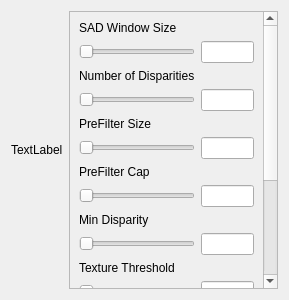
<?xml version="1.0" encoding="UTF-8"?>
<ui version="4.0">
 <class>StereoTuner</class>
 <widget class="QWidget" name="StereoTuner">
  <property name="geometry">
   <rect>
    <x>0</x>
    <y>0</y>
    <width>289</width>
    <height>300</height>
   </rect>
  </property>
  <property name="windowTitle">
   <string>Form</string>
  </property>
  <layout class="QGridLayout" name="gridLayout">
   <item row="1" column="1">
    <widget class="QScrollArea" name="scrollArea">
     <property name="verticalScrollBarPolicy">
      <enum>Qt::ScrollBarAlwaysOn</enum>
     </property>
     <property name="horizontalScrollBarPolicy">
      <enum>Qt::ScrollBarAlwaysOff</enum>
     </property>
     <property name="widgetResizable">
      <bool>true</bool>
     </property>
     <widget class="QWidget" name="scrollAreaWidgetContents">
      <property name="geometry">
       <rect>
        <x>0</x>
        <y>0</y>
        <width>192</width>
        <height>462</height>
       </rect>
      </property>
      <layout class="QGridLayout" name="gridLayout_2">
       <item row="13" column="0">
        <widget class="QSlider" name="uniquenessRatioSlider">
         <property name="orientation">
          <enum>Qt::Horizontal</enum>
         </property>
        </widget>
       </item>
       <item row="4" column="0">
        <widget class="QLabel" name="preFilterSizeLabel">
         <property name="text">
          <string>PreFilter Size</string>
         </property>
        </widget>
       </item>
       <item row="14" column="0">
        <widget class="QLabel" name="speckleWindowSizeLabel">
         <property name="text">
          <string>SpeckleWindow Size</string>
         </property>
        </widget>
       </item>
       <item row="12" column="0">
        <widget class="QLabel" name="uniquenessRatioLabel">
         <property name="text">
          <string>Uniqueness Ratio</string>
         </property>
        </widget>
       </item>
       <item row="17" column="0">
        <widget class="QSlider" name="speckleRangeSlider">
         <property name="orientation">
          <enum>Qt::Horizontal</enum>
         </property>
        </widget>
       </item>
       <item row="8" column="0">
        <widget class="QLabel" name="minDisparityLabel">
         <property name="text">
          <string>Min Disparity</string>
         </property>
        </widget>
       </item>
       <item row="10" column="0">
        <widget class="QLabel" name="textureThresholdLabel">
         <property name="text">
          <string>Texture Threshold</string>
         </property>
        </widget>
       </item>
       <item row="1" column="1">
        <widget class="QLineEdit" name="SADWindowSizeLineInput"/>
       </item>
       <item row="15" column="0">
        <widget class="QSlider" name="speckleWindowSizeSlider">
         <property name="orientation">
          <enum>Qt::Horizontal</enum>
         </property>
        </widget>
       </item>
       <item row="2" column="0">
        <widget class="QLabel" name="numberOfDisparitiesLabel">
         <property name="text">
          <string>Number of Disparities</string>
         </property>
        </widget>
       </item>
       <item row="9" column="0">
        <widget class="QSlider" name="minDisparitySlider">
         <property name="orientation">
          <enum>Qt::Horizontal</enum>
         </property>
        </widget>
       </item>
       <item row="6" column="0">
        <widget class="QLabel" name="preFilterCapLabel">
         <property name="text">
          <string>PreFilter Cap</string>
         </property>
        </widget>
       </item>
       <item row="3" column="0">
        <widget class="QSlider" name="numberOfDisparitiesSlider">
         <property name="orientation">
          <enum>Qt::Horizontal</enum>
         </property>
        </widget>
       </item>
       <item row="5" column="0">
        <widget class="QSlider" name="preFilterSizeSlider">
         <property name="orientation">
          <enum>Qt::Horizontal</enum>
         </property>
        </widget>
       </item>
       <item row="11" column="0">
        <widget class="QSlider" name="textureThresholdSlider">
         <property name="orientation">
          <enum>Qt::Horizontal</enum>
         </property>
        </widget>
       </item>
       <item row="16" column="0">
        <widget class="QLabel" name="speckleRangeLabel">
         <property name="text">
          <string>Speckle Range</string>
         </property>
        </widget>
       </item>
       <item row="0" column="0">
        <widget class="QLabel" name="SADWindowSizeLabel">
         <property name="text">
          <string>SAD Window Size</string>
         </property>
        </widget>
       </item>
       <item row="1" column="0">
        <widget class="QSlider" name="SADWindowSizeSlider">
         <property name="orientation">
          <enum>Qt::Horizontal</enum>
         </property>
        </widget>
       </item>
       <item row="7" column="0">
        <widget class="QSlider" name="preFilterCapSlider">
         <property name="orientation">
          <enum>Qt::Horizontal</enum>
         </property>
        </widget>
       </item>
       <item row="3" column="1">
        <widget class="QLineEdit" name="numberOfDisparitiesLineInput"/>
       </item>
       <item row="5" column="1">
        <widget class="QLineEdit" name="preFilterSizeLineInput"/>
       </item>
       <item row="7" column="1">
        <widget class="QLineEdit" name="preFilterCapLineInput"/>
       </item>
       <item row="9" column="1">
        <widget class="QLineEdit" name="minDisparityLineInput"/>
       </item>
       <item row="11" column="1">
        <widget class="QLineEdit" name="textureThresholdLineInput"/>
       </item>
       <item row="13" column="1">
        <widget class="QLineEdit" name="uniquenessRatioLineInput"/>
       </item>
       <item row="15" column="1">
        <widget class="QLineEdit" name="speckleWindowSizeLineInput"/>
       </item>
       <item row="17" column="1">
        <widget class="QLineEdit" name="speckleRangeLineInput"/>
       </item>
      </layout>
     </widget>
    </widget>
   </item>
   <item row="1" column="0">
    <widget class="QLabel" name="displayLabel">
     <property name="text">
      <string>TextLabel</string>
     </property>
    </widget>
   </item>
  </layout>
 </widget>
 <resources/>
 <connections/>
</ui>
